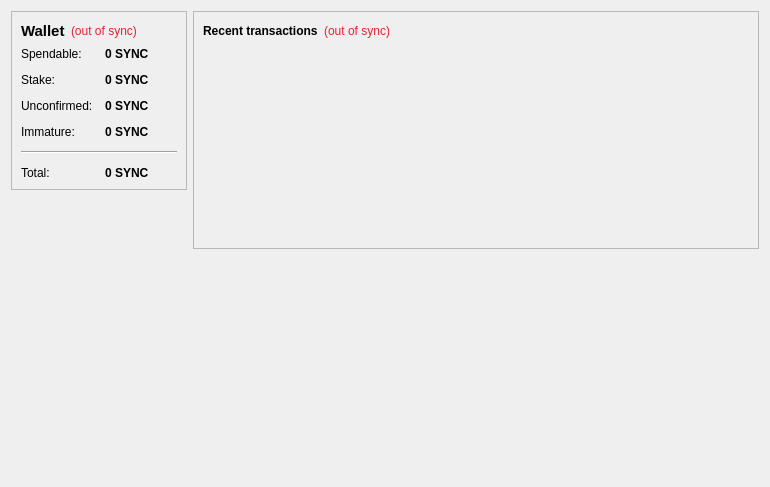
<?xml version="1.0" encoding="UTF-8"?>
<ui version="4.0">
 <class>OverviewPage</class>
 <widget class="QWidget" name="OverviewPage">
  <property name="geometry">
   <rect>
    <x>0</x>
    <y>0</y>
    <width>770</width>
    <height>487</height>
   </rect>
  </property>
  <property name="windowTitle">
   <string>Form</string>
  </property>
  <layout class="QHBoxLayout" name="horizontalLayout" stretch="0,1">
   <item>
    <layout class="QVBoxLayout" name="verticalLayout_2">
     <item>
      <widget class="QFrame" name="frame">
       <property name="frameShape">
        <enum>QFrame::StyledPanel</enum>
       </property>
       <property name="frameShadow">
        <enum>QFrame::Raised</enum>
       </property>
       <layout class="QVBoxLayout" name="verticalLayout_4">
        <item>
         <layout class="QHBoxLayout" name="horizontalLayout_4">
          <item>
           <widget class="QLabel" name="label_5">
            <property name="font">
             <font>
              <pointsize>11</pointsize>
              <weight>75</weight>
              <bold>true</bold>
             </font>
            </property>
            <property name="text">
             <string>Wallet</string>
            </property>
           </widget>
          </item>
          <item>
           <widget class="QLabel" name="labelWalletStatus">
            <property name="toolTip">
             <string>The displayed information may be out of date. Your wallet automatically synchronizes with the Sync network after a connection is established, but this process has not completed yet.</string>
            </property>
            <property name="styleSheet">
             <string notr="true">QLabel { color:      rgb(227, 33, 52)   ; }</string>
            </property>
            <property name="text">
             <string notr="true">(out of sync)</string>
            </property>
            <property name="alignment">
             <set>Qt::AlignLeading|Qt::AlignLeft|Qt::AlignVCenter</set>
            </property>
           </widget>
          </item>
          <item>
           <spacer name="horizontalSpacer_2">
            <property name="orientation">
             <enum>Qt::Horizontal</enum>
            </property>
            <property name="sizeHint" stdset="0">
             <size>
              <width>40</width>
              <height>20</height>
             </size>
            </property>
           </spacer>
          </item>
         </layout>
        </item>
        <item>
         <layout class="QFormLayout" name="formLayout_2">
          <property name="fieldGrowthPolicy">
           <enum>QFormLayout::AllNonFixedFieldsGrow</enum>
          </property>
          <property name="horizontalSpacing">
           <number>12</number>
          </property>
          <property name="verticalSpacing">
           <number>12</number>
          </property>
          <item row="0" column="0">
           <widget class="QLabel" name="label">
            <property name="text">
             <string>Spendable:</string>
            </property>
           </widget>
          </item>
          <item row="0" column="1">
           <widget class="QLabel" name="labelBalance">
            <property name="font">
             <font>
              <weight>75</weight>
              <bold>true</bold>
             </font>
            </property>
            <property name="cursor">
             <cursorShape>IBeamCursor</cursorShape>
            </property>
            <property name="toolTip">
             <string>Your current spendable balance</string>
            </property>
            <property name="text">
             <string notr="true">0 SYNC</string>
            </property>
            <property name="textInteractionFlags">
             <set>Qt::LinksAccessibleByMouse|Qt::TextSelectableByKeyboard|Qt::TextSelectableByMouse</set>
            </property>
           </widget>
          </item>
          <item row="1" column="0">
           <widget class="QLabel" name="label_6">
            <property name="text">
             <string>Stake:</string>
            </property>
           </widget>
          </item>
          <item row="1" column="1">
           <widget class="QLabel" name="labelStake">
            <property name="font">
             <font>
              <weight>75</weight>
              <bold>true</bold>
             </font>
            </property>
            <property name="cursor">
             <cursorShape>IBeamCursor</cursorShape>
            </property>
            <property name="toolTip">
             <string>Total of coins that was staked, and do not yet count toward the current balance</string>
            </property>
            <property name="text">
             <string notr="true">0 SYNC</string>
            </property>
            <property name="textInteractionFlags">
             <set>Qt::LinksAccessibleByMouse|Qt::TextSelectableByKeyboard|Qt::TextSelectableByMouse</set>
            </property>
           </widget>
          </item>
          <item row="2" column="0">
           <widget class="QLabel" name="label_3">
            <property name="text">
             <string>Unconfirmed:</string>
            </property>
           </widget>
          </item>
          <item row="2" column="1">
           <widget class="QLabel" name="labelUnconfirmed">
            <property name="font">
             <font>
              <weight>75</weight>
              <bold>true</bold>
             </font>
            </property>
            <property name="cursor">
             <cursorShape>IBeamCursor</cursorShape>
            </property>
            <property name="toolTip">
             <string>Total of transactions that have yet to be confirmed, and do not yet count toward the current balance</string>
            </property>
            <property name="text">
             <string notr="true">0 SYNC</string>
            </property>
            <property name="textInteractionFlags">
             <set>Qt::LinksAccessibleByMouse|Qt::TextSelectableByKeyboard|Qt::TextSelectableByMouse</set>
            </property>
           </widget>
          </item>
          <item row="3" column="0">
           <widget class="QLabel" name="labelImmatureText">
            <property name="text">
             <string>Immature:</string>
            </property>
           </widget>
          </item>
          <item row="3" column="1">
           <widget class="QLabel" name="labelImmature">
            <property name="font">
             <font>
              <weight>75</weight>
              <bold>true</bold>
             </font>
            </property>
            <property name="toolTip">
             <string>Mined balance that has not yet matured</string>
            </property>
            <property name="text">
             <string notr="true">0 SYNC</string>
            </property>
            <property name="textInteractionFlags">
             <set>Qt::LinksAccessibleByMouse|Qt::TextSelectableByKeyboard|Qt::TextSelectableByMouse</set>
            </property>
           </widget>
          </item>
          <item row="4" column="0" colspan="2">
           <widget class="Line" name="line">
            <property name="orientation">
             <enum>Qt::Horizontal</enum>
            </property>
           </widget>
          </item>
          <item row="5" column="0">
           <widget class="QLabel" name="labelTotalText">
            <property name="text">
             <string>Total:</string>
            </property>
           </widget>
          </item>
          <item row="5" column="1">
           <widget class="QLabel" name="labelTotal">
            <property name="font">
             <font>
              <weight>75</weight>
              <bold>true</bold>
             </font>
            </property>
            <property name="cursor">
             <cursorShape>IBeamCursor</cursorShape>
            </property>
            <property name="toolTip">
             <string>Your current total balance</string>
            </property>
            <property name="text">
             <string notr="true">0 SYNC</string>
            </property>
            <property name="textInteractionFlags">
             <set>Qt::LinksAccessibleByMouse|Qt::TextSelectableByKeyboard|Qt::TextSelectableByMouse</set>
            </property>
           </widget>
          </item>
         </layout>
        </item>
       </layout>
      </widget>
     </item>
     <item>
      <spacer name="verticalSpacer">
       <property name="orientation">
        <enum>Qt::Vertical</enum>
       </property>
       <property name="sizeHint" stdset="0">
        <size>
         <width>20</width>
         <height>40</height>
        </size>
       </property>
      </spacer>
     </item>
     <item>
      <widget class="QLabel" name="label_2">
       <property name="enabled">
        <bool>true</bool>
       </property>
       <property name="autoFillBackground">
        <bool>false</bool>
       </property>
       <property name="styleSheet">
        <string notr="true">background-color: transparent;</string>
       </property>
       <property name="text">
        <string/>
       </property>
       <property name="textFormat">
        <enum>Qt::LogText</enum>
       </property>
       <property name="pixmap">
        <pixmap resource="../bitcoin.qrc">:/icons/drmbg</pixmap>
       </property>
       <property name="scaledContents">
        <bool>false</bool>
       </property>
       <property name="margin">
        <number>0</number>
       </property>
      </widget>
     </item>
     <item>
      <spacer name="spacer">
       <property name="orientation">
        <enum>Qt::Vertical</enum>
       </property>
       <property name="sizeType">
        <enum>QSizePolicy::MinimumExpanding</enum>
       </property>
       <property name="sizeHint" stdset="0">
        <size>
         <width>3</width>
         <height>5</height>
        </size>
       </property>
      </spacer>
     </item>
    </layout>
   </item>
   <item>
    <layout class="QVBoxLayout" name="verticalLayout_3">
     <item>
      <widget class="QFrame" name="frame_2">
       <property name="frameShape">
        <enum>QFrame::StyledPanel</enum>
       </property>
       <property name="frameShadow">
        <enum>QFrame::Raised</enum>
       </property>
       <layout class="QVBoxLayout" name="verticalLayout">
        <item>
         <layout class="QHBoxLayout" name="horizontalLayout_2">
          <item>
           <widget class="QLabel" name="label_4">
            <property name="text">
             <string>&lt;b&gt;Recent transactions&lt;/b&gt;</string>
            </property>
           </widget>
          </item>
          <item>
           <widget class="QLabel" name="labelTransactionsStatus">
            <property name="toolTip">
             <string>The displayed information may be out of date. Your wallet automatically synchronizes with the Sync network after a connection is established, but this process has not completed yet.</string>
            </property>
            <property name="styleSheet">
             <string notr="true">QLabel { color:       rgb(227, 33, 52)      ; }</string>
            </property>
            <property name="text">
             <string notr="true">(out of sync)</string>
            </property>
            <property name="alignment">
             <set>Qt::AlignRight|Qt::AlignTrailing|Qt::AlignVCenter</set>
            </property>
           </widget>
          </item>
          <item>
           <spacer name="horizontalSpacer">
            <property name="orientation">
             <enum>Qt::Horizontal</enum>
            </property>
            <property name="sizeHint" stdset="0">
             <size>
              <width>40</width>
              <height>20</height>
             </size>
            </property>
           </spacer>
          </item>
         </layout>
        </item>
        <item>
         <widget class="QListView" name="listTransactions">
          <property name="styleSheet">
           <string notr="true">QListView { background: transparent; }</string>
          </property>
          <property name="frameShape">
           <enum>QFrame::NoFrame</enum>
          </property>
          <property name="verticalScrollBarPolicy">
           <enum>Qt::ScrollBarAlwaysOff</enum>
          </property>
          <property name="horizontalScrollBarPolicy">
           <enum>Qt::ScrollBarAlwaysOff</enum>
          </property>
          <property name="selectionMode">
           <enum>QAbstractItemView::NoSelection</enum>
          </property>
         </widget>
        </item>
       </layout>
      </widget>
     </item>
     <item>
      <spacer name="verticalSpacer_2">
       <property name="orientation">
        <enum>Qt::Vertical</enum>
       </property>
       <property name="sizeHint" stdset="0">
        <size>
         <width>20</width>
         <height>40</height>
        </size>
       </property>
      </spacer>
     </item>
    </layout>
   </item>
  </layout>
 </widget>
 <resources>
  <include location="../bitcoin.qrc"/>
 </resources>
 <connections/>
</ui>
